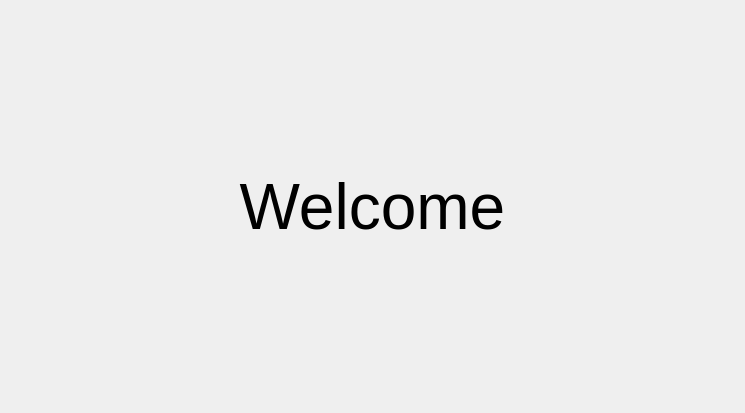
<?xml version="1.0" encoding="UTF-8"?>
<ui version="4.0">
 <class>homePage</class>
 <widget class="QWidget" name="homePage">
  <property name="geometry">
   <rect>
    <x>0</x>
    <y>0</y>
    <width>745</width>
    <height>413</height>
   </rect>
  </property>
  <property name="sizePolicy">
   <sizepolicy hsizetype="Maximum" vsizetype="Maximum">
    <horstretch>0</horstretch>
    <verstretch>0</verstretch>
   </sizepolicy>
  </property>
  <property name="windowTitle">
   <string>Form</string>
  </property>
  <layout class="QGridLayout" name="gridLayout">
   <item row="0" column="0">
    <widget class="QLabel" name="label">
     <property name="font">
      <font>
       <pointsize>48</pointsize>
      </font>
     </property>
     <property name="text">
      <string>Welcome</string>
     </property>
     <property name="alignment">
      <set>Qt::AlignCenter</set>
     </property>
    </widget>
   </item>
  </layout>
 </widget>
 <resources/>
 <connections/>
</ui>
